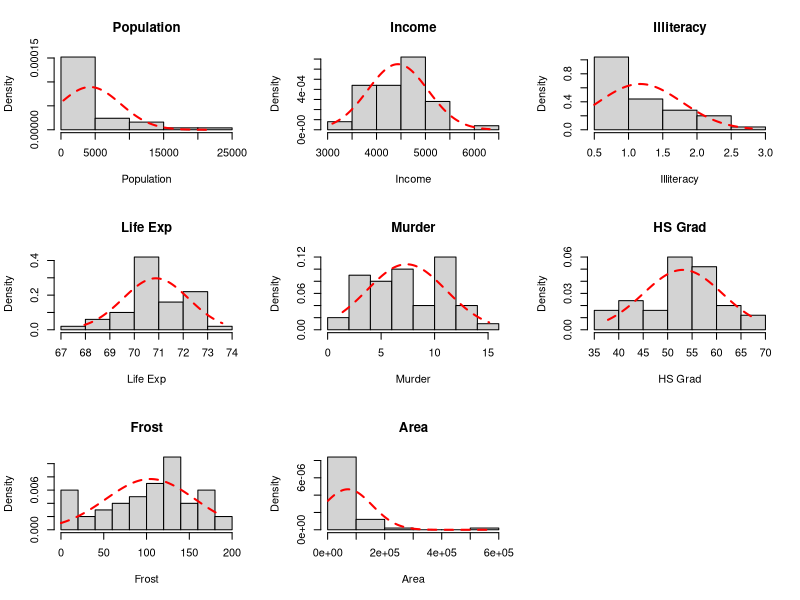
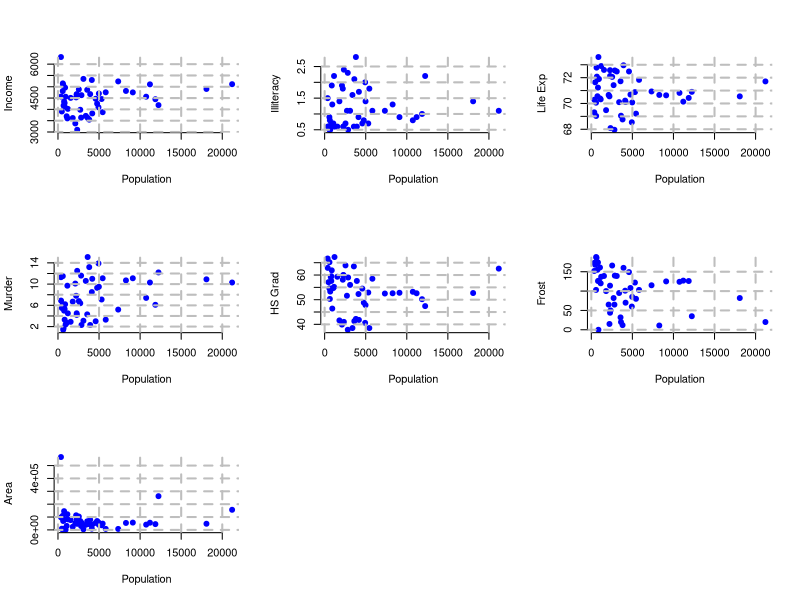
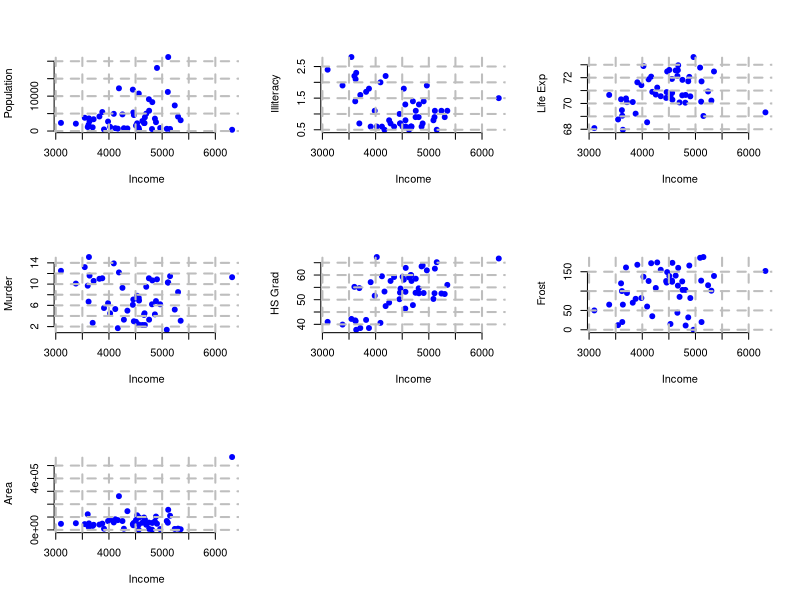
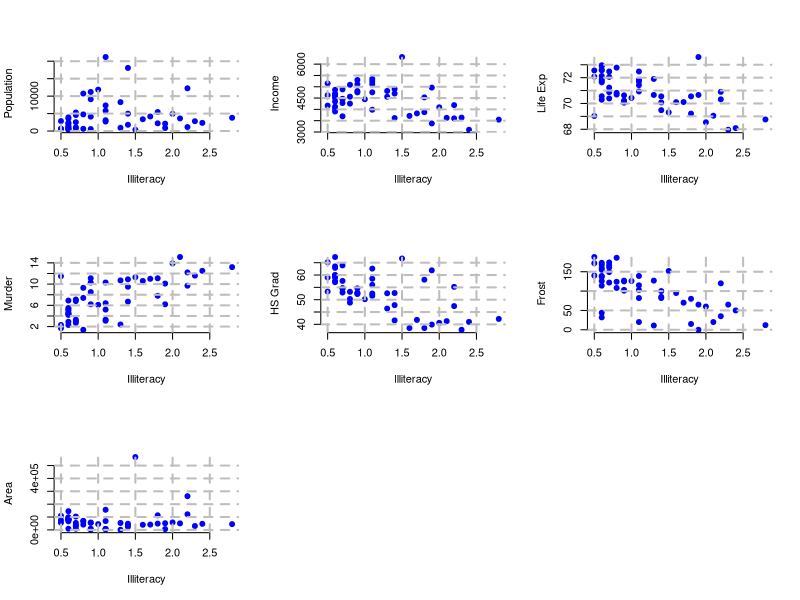
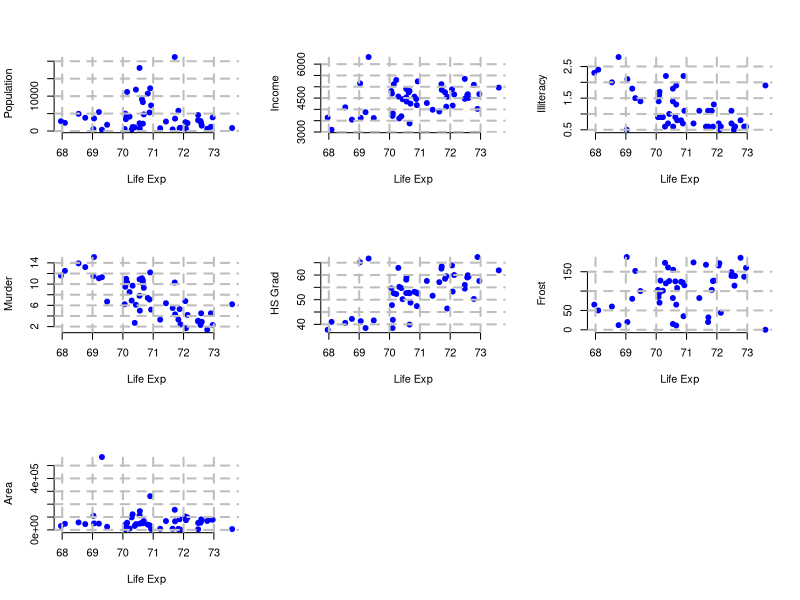
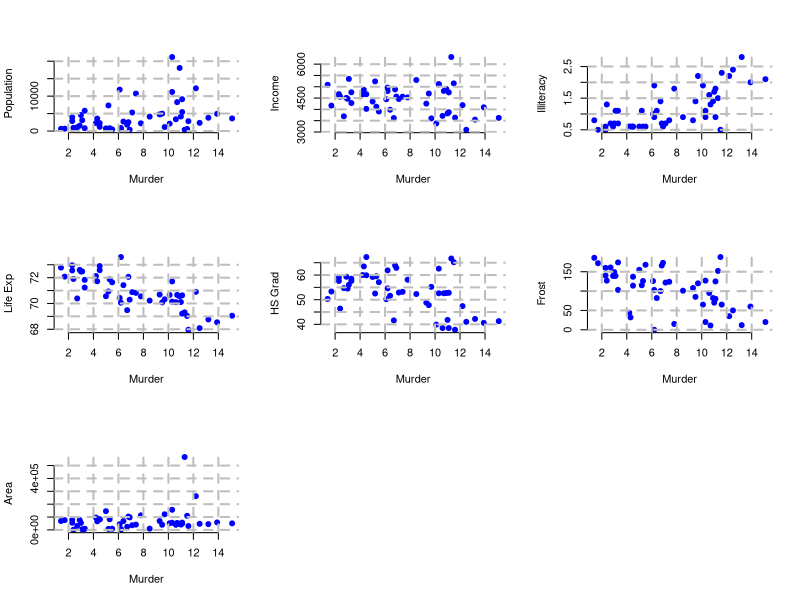
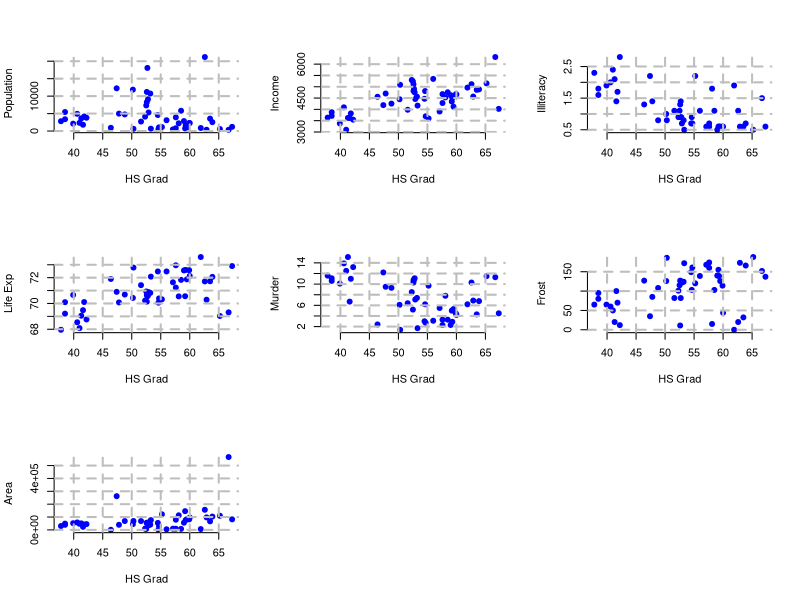
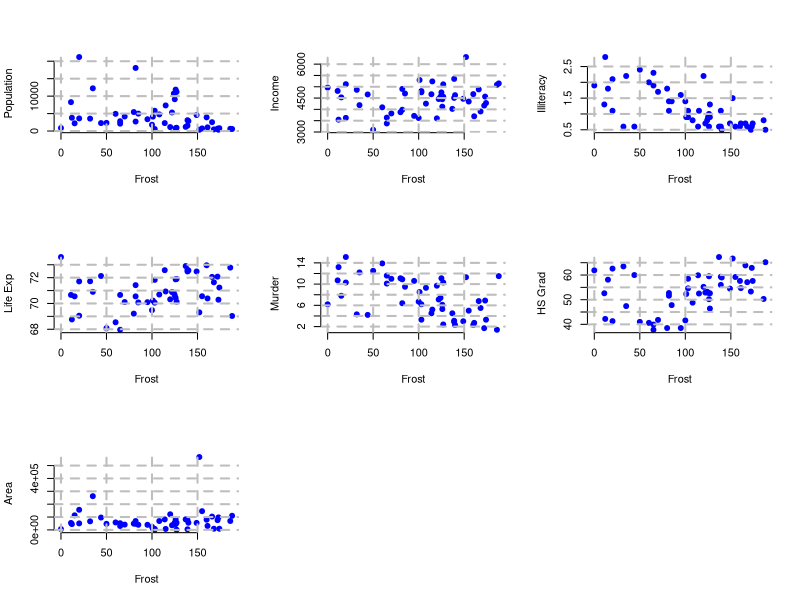

The R source for these figures, in order:
## ---- chunk 1
install.packages(c('psych','vsd','dplyr','gplots','data.table'))
library(psych)
library(vcd)
library(dplyr)
library(gplots)
library(data.table)
## ---- chunk 2
?state.x77

# View(state.x77)

cat('\n@@ HEAD @@ ----------------------- \n')
head(state.x77)
cat('\n@@ variable names @@ ----------------------- \n')
dimnames(state.x77)[2]
cat('\n@@ STR @@ ----------------------- \n')
str(state.x77)
## ---- chunk 3
prob3 = as.data.frame(state.x77)
prob3

# check NA
cat('\n@@ CHECK NA @@\n')
colSums(is.na(prob3))
# str
cat('\n@@ str @@\n')
prob3.str = str(prob3)
## ---- chunk 4
# 1. summary
prob3.summary = summary(prob3)
prob3.summary

# 2. describe
prob3.describe = describe(prob3)
prob3.describe
## ---- chunk 5
hist_pd_by_name = function(df,name){
  x = as.vector(t(df[name]))
  hist(x,breaks=this_breaks,main=name,xlab=name,freq=F)
  
  this_range = range(x)
  curve(dnorm(x,mean = prob3.describe[name,'mean'],sd = prob3.describe[name,'sd']),from=this_range[1],to=this_range[2],add=T,lty=2,lwd=2,col='red')
}

hist_par = function(df, names){
  this_df = copy(df)
  
  par(mfrow = c(3,3)) # 일반화 필요
  for(i in names) {
    hist_pd_by_name(this_df,i)
  }
  
  rm(this_df)
}

prob3.names = names(prob3)
this_breaks = as.integer(sqrt(length(rownames(prob3))))
hist_par(prob3, prob3.names)
## ---- chunk 6
plot_scatter_all = function(df){
  #plot(df) 또는 
  pairs(cbind(df))
}

plot_scatter_by_name = function(df,names,t){
  df_copied = copy(df)
  names_except_t = names[! names %in% t]
  par(mfrow=c(3,3))
  
  for(i in names_except_t){
    plot(x = df_copied[,t],y=df_copied[,i],xlab=t,ylab=i,pch=19,col='blue',frame=F)
    grid(nx=NULL,ny=NULL,lty=2,col='gray',lwd=2)
  }
}
for(i in prob3.names){
  plot_scatter_by_name(prob3,prob3.names,i)
}

plot_scatter_all(prob3)

## ---- chunk 7
? apply
? count
? aov

analyze_frequency = function(df,df_names){
  cat('\n\t\t @@ 빈도 분석 @@ \t\t\n')
  
  # 빈도가 1 이상의 원소들과 그 변수
  for(i in df_names){
      print(i)
      tabled = table(df[i])
      print(tabled[tabled>1])
  }
}
analyze_mean = function(df){
   cat('\n\t\t @@ 평균 분석 @@ \t\t\n')
   cat('\tMEAN :\n')
   print(sapply(df,sum))
   # 추가로, 중앙값, 범이 등을 구함
   cat('\tMEDIAN :\n')
   print(sapply(df,median))
   cat('\tRANGE :\n')
   print(sapply(df,range))
   cat('\n')
}
analyze_correlation = function(df,df_names){
  cat('\n\t\t @@ 상관관계 분석 @@ \t\t\n')
  # 4-1 산점도 비교
   for (i in df_names){
     names_except_i = df_names[! df_names %in% i]
     par(mfrow = c(3,3))
     a = as.vector(t(df[i]))
     for(j in names_except_i){
       b = as.vector(t(df[j]))
       plot(formula=a~b,pch=19,xlab=j,ylab=i)
     }
   }
  
  # 4-2. 상관관계계수 비교
  cat('\n\tcorrelation\n')
  cor_result = cor(df)
  cor_result[which(cor_result==1)] = 0
  cor_result[which(cor_result != max(cor_result))]= 0
  cat('\n\t 매우 높은 상관관계 : \n')
  print(cor_result)
  
  cat('\n\tpearson\n')
  pearson_result = cor(df,method='pearson')
  pearson_result[which(pearson_result==1)] = 0
  pearson_result[which(pearson_result != max(pearson_result))]= 0
  cat('\n\t 매우 높은 상관관계 : \n')
  print(pearson_result)

  cat('\n\tspearman\n')
  spearman_result = cor(df,method='spearman')
  spearman_result[which(spearman_result==1)] = 0
  spearman_result[which(spearman_result != max(spearman_result))]= 0
  cat('\n\t 매우 높은 상관관계 : \n')
  print(spearman_result)

  cat('\n\tkendall\n')
  kendall_result = cor(df,method='kendall')
  kendall_result[which(kendall_result==1)] = 0
  kendall_result[which(kendall_result != max(kendall_result))]= 0
  cat('\n\t 매우 높은 상관관계 : \n')
  print(kendall_result)
}

ANOVA = function(df,df_names){
  cat('\n\t\t @@ 변량 분석(one-way ANOVA) @@ \t\t\n')

  for (i in df_names){
    names_except_i = df_names[! df_names %in% i]
    cat('\n',i,'\n')
    
    par(mfrow=c(3,5))
    a = as.vector(t(df[i]))
    for(j in names_except_i){
      b = as.vector(t(df[j]))
      
      data = data.frame(a,b)
      
      boxplot(formula=a~b,pch=19,xlab=j,ylab=i)
      plotmeans(a ~ b, data=df, xlab=j,ylab=i,lwd=2)
      print(aov(a~b,data=df))
    }
  }
}

analyze_statistically = function(df){
  df_names = names(df)
  
   # 1. 빈도 분석
   analyze_frequency(df,df_names)
  
  
   # 2. 평균 분석
   analyze_mean(df)
  
   # 3. 변랑 분석
   ANOVA(df,df_names)

   # 4. 상관 분석
   analyze_correlation(df,df_names)
}


analyze_statistically(prob3)
## ---- chunk 8
# 메모리 비우기
rm(list=ls())
